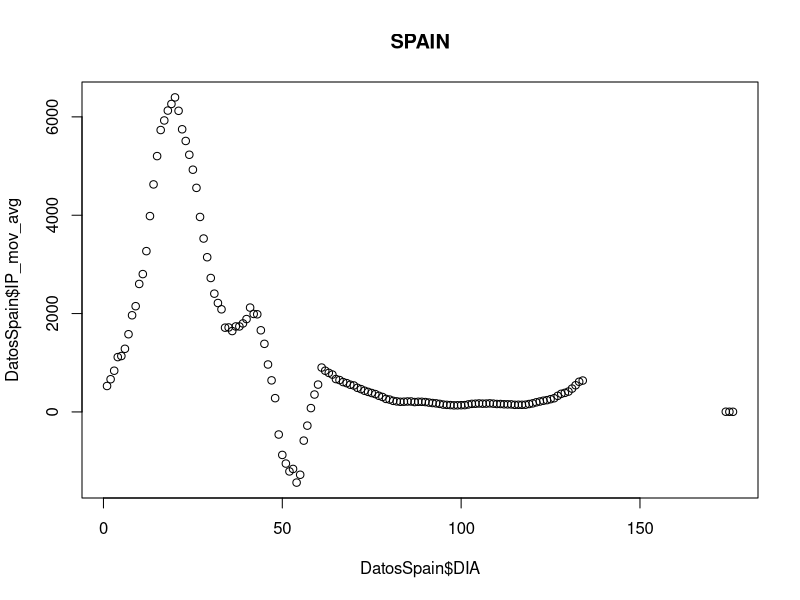
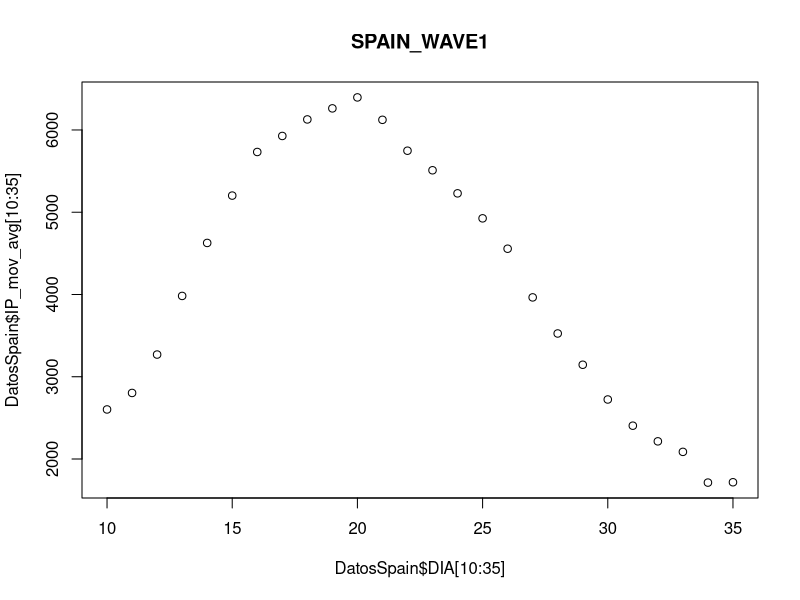
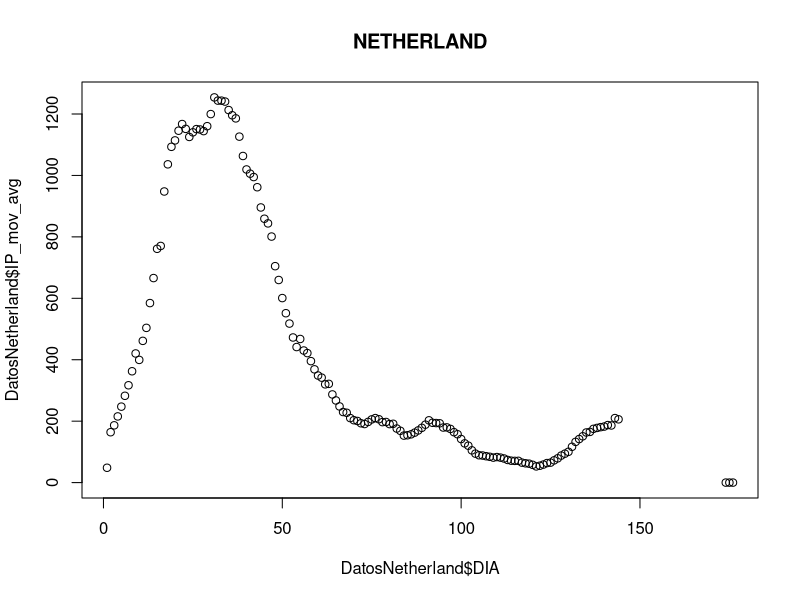
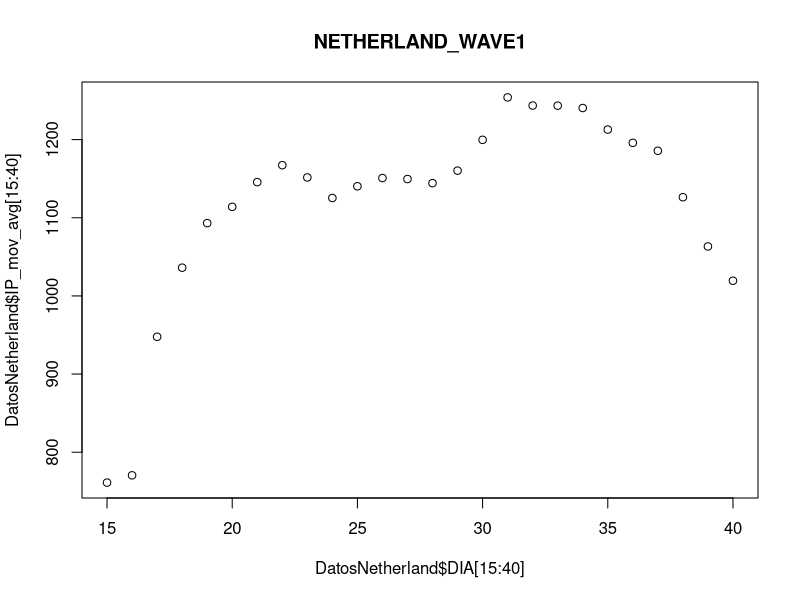
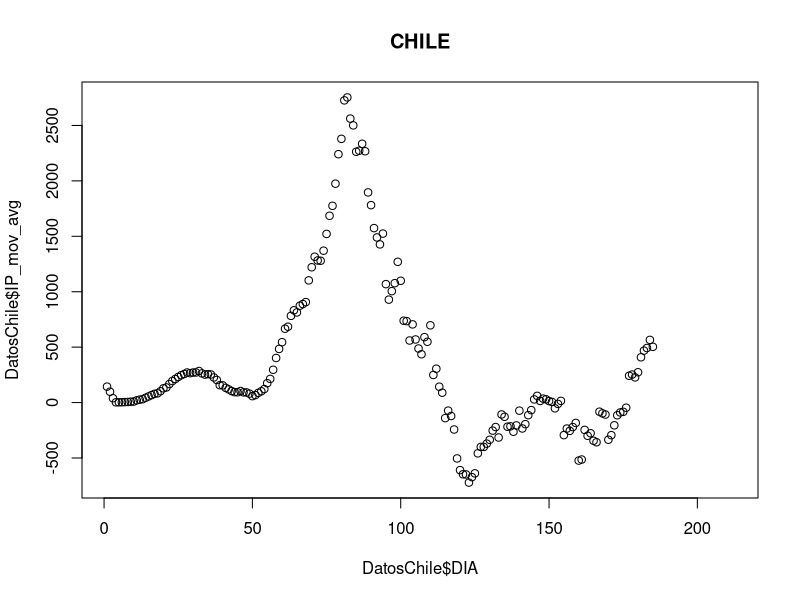
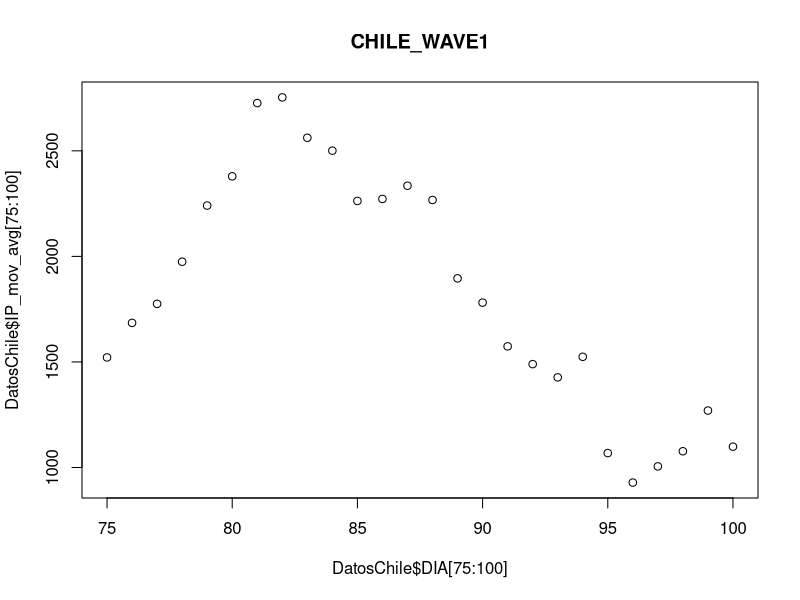
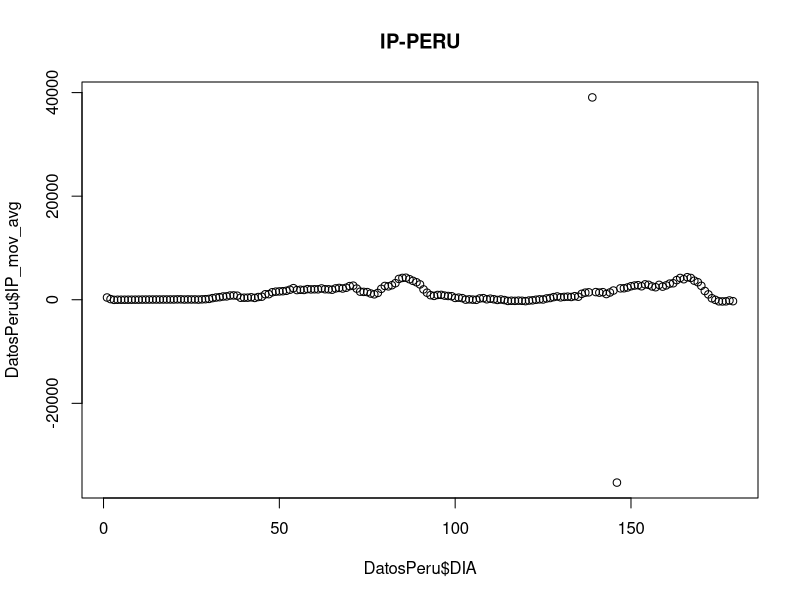
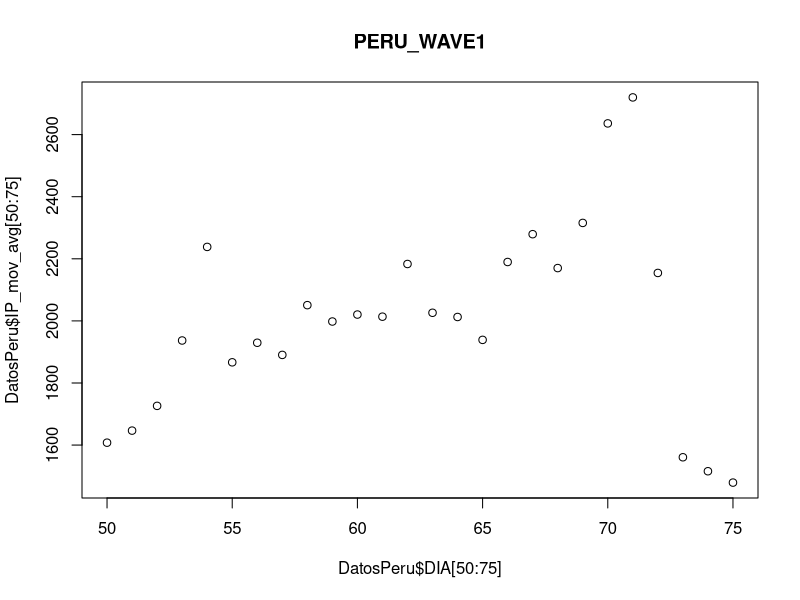

Reproduce these figures in R, in order.
datos<-read.csv("covid_analysis.csv")
datos$FECHA<-as.character(datos$FECHA)
library(dplyr)

colnames(datos)[1]<-"COUNTRY" #lo he corregido porque se cargaba mal
unique(datos$COUNTRY)

#--------------SPAIN------COMPARACION VISUAL----------------
DatosSpain<-filter(datos, COUNTRY=="SPAIN") #FILTRAR DATOS SPAIN

plot(DatosSpain$DIA, DatosSpain$IP_mov_avg, main= "SPAIN") # PINTAR TODOS IP AVER
plot(DatosSpain$DIA[10:35], DatosSpain$IP_mov_avg[10:35], main= "SPAIN_WAVE1") # PINTAR OLA1

#--------------NETHERLAND------COMPARACION VISUAL----------------
DatosNetherland<-filter(datos, COUNTRY=="NETHERLAND") #FILTRAR DATOS NEDERLAND

plot(DatosNetherland$DIA, DatosNetherland$IP_mov_avg, main= "NETHERLAND") # PINTAR TODOS IP AVER
plot(DatosNetherland$DIA[15:40], DatosNetherland$IP_mov_avg[15:40], main= "NETHERLAND_WAVE1") # PINTAR OLA1
 

#--------------CHILE------COMPARACION VISUAL----------------

DatosChile<-filter(datos, COUNTRY=="CHILE")#FILTRAR DATOS CHILE

plot(DatosChile$DIA, DatosChile$IP_mov_avg, main= "CHILE") # PINTAR TODOS IP AVER
plot(DatosChile$DIA[75:100], DatosChile$IP_mov_avg[75:100], main= "CHILE_WAVE1") # PINTAR OLA1

#--------------PERU------COMPARACION VISUAL----------------
DatosPeru<-filter(datos, COUNTRY=="PERU") #FILTRAR DATOS PERU

plot(DatosPeru$DIA, DatosPeru$IP_mov_avg, main= "IP-PERU") # PINTAR TODOS IP AVER
plot(DatosPeru$DIA[50:75], DatosPeru$IP_mov_avg[50:75], main= "PERU_WAVE1") # PINTAR OLA1

#--------------COLOMBIA------COMPARACION VISUAL----------------
DatosColombia<-filter(datos, COUNTRY=="COLOMBIA") #FILTRAR DATOS COLOMBIA

plot(DatosColombia$DIA, DatosColombia$IP_mov_avg, main= "IP-COLOMBIA") # PINTAR TODOS IP AVER
plot(DatosColombia$DIA[140:165], DatosColombia$IP_mov_avg[140:165], main= "COLOMBIA_WAVE1") # PINTAR OLA1


#----------------AJUSTE DE DATOS y visualizacion

#estudio 1: ver que paises tienen un IP parecido respecto a una variable de escala
# por ejemplo Chile y Espania se parecen con escala de 2.5 y Colombia con escala de 1.5
boxplot(DatosSpain$IP_mov_avg[10:35],DatosChile$IP_mov_avg[75:100]*2.5,DatosColombia$IP_mov_avg[140:165]/1.5)
#tambien se pueden mostrar estos datos:
summary(DatosSpain$IP_mov_avg[10:35])
summary(DatosChile$IP_mov_avg[75:100]*2.5)
summary(DatosColombia$IP_mov_avg[140:165]/1.5)

#Estudio 2: clasificar los paises por VECTOR IP parecido en la primera ola
# aqui hago la comparacion para 5 paises y clasifico con caras de Chernoff

Spain_IP<-DatosSpain$IP_mov_avg[10:35]
Netherland_IP<-DatosNetherland$DIA[15:40]
Colombia_IP<-DatosColombia$IP_mov_avg[140:165]
Chile_IP<-DatosChile$IP_mov_avg[75:100]
Peru_IP<-DatosPeru$IP_mov_avg[50:75]
# para ello tengo que pasar a matriz y usar la funcion faces de TeachingDemos.
# hay otra libreria mejor para faces, con colores
library(TeachingDemos)
paises<-data.frame(Spain_IP, Netherland_IP,Colombia_IP,Chile_IP,Peru_IP)
paises<-as.matrix(paises)
paises<-t(paises)
faces(paises)
#--------------------CONCLUSIONES--------------------------

#CONCLUSION 1. La primera ola es similar en Spain, Chile y Colombia mediante un factor de escala
#CONCLUSION 2. El clasificador por faces situa en la misma clase a Spain y Colombia, ademas
#se visualizan 3 clases: (Spain, Colombia) - (Chile,  Peru) - Netherland sola
